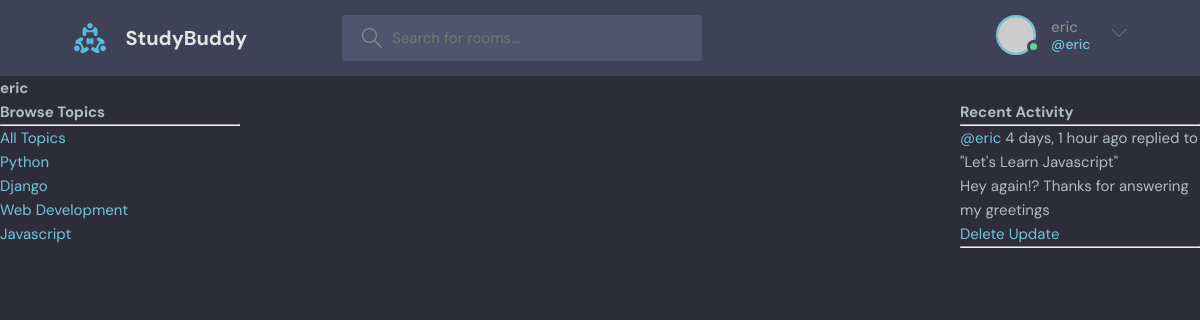
/profile/3 (signed in), run on an earlier commit of the app's database.
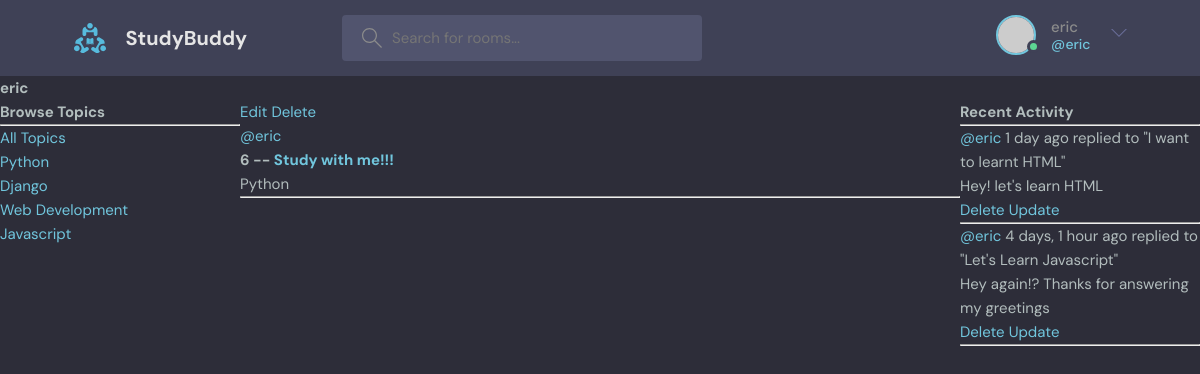
And on a later commit of the database.
### base/models.py (models this page shows, shortened)
class Topic(models.Model):
    name = models.CharField(max_length=200)

class Message(models.Model):
    user = models.ForeignKey(User, on_delete=models.CASCADE)
    room = models.ForeignKey(Room, on_delete=models.CASCADE)
    body = models.TextField()
    updated = models.DateTimeField(auto_now=True)
    created = models.DateTimeField(auto_now_add=True)
    class Meta:
        ordering = ['-updated', '-created']
    def __str__(self):
        return self.body[0:50]

class Room(models.Model):
    host = models.ForeignKey(User, on_delete=models.SET_NULL, null=True)
    topic = models.ForeignKey(Topic, on_delete=models.SET_NULL, null=True)
    name = models.CharField(max_length=200)
    description = models.TextField(null=True, blank=True)
    participants = models.ManyToManyField(User, related_name='participants', blank=True)
    updated = models.DateTimeField(auto_now=True)
    created = models.DateTimeField(auto_now_add=True)
    class Meta:
        ordering = ['-updated', '-created']
    def __str__(self):
        return self.name

### base/views.py (the view)
# urls.py: path('profile/<str:pk>', views.userProfile, name='user-profile'),
def userProfile(request, pk):
    user = User.objects.get(id=pk)
    rooms = user.room_set.all()
    room_messages = user.message_set.all()
    topics = Topic.objects.all()
    context = {'user':user, 'rooms':rooms, 'room_messages': room_messages, 'topics': topics}
    return render(request, 'base/profile.html', context)

### base/templates/base/profile.html (shortened to what this page needs)
{% extends 'main.html' %}
{% block content %}
<h1>{{user.username}}</h1>
<div class="profile-container">
    <div>
        {% include 'base/topics_component.html' %}
    </div>
    <div>
        {% include 'base/feed_component.html' %}
    </div>
    <div>
        {% include 'base/activity_component.html' %}
    </div>
</div>
{% endblock content %}

### base/templates/base/topics_component.html
    <h3>Browse Topics</h3>
        <hr>
        <div>
            <a href="{% url 'home' %}">All Topics</a>
        </div>
        {% for topic in topics %}
            <div>
                <a href="{% url 'home' %}?q={{topic.name}}">{{topic.name}}</a>
            </div>
        {% endfor %}

### base/templates/base/feed_component.html
<div>
    {% for room in rooms %}
        <div>
            {% if request.user == room.host %}
            <a href="{% url 'update-room' room.id %}">Edit</a>
            <a href="{% url 'delete-room' room.id %}">Delete</a>
            {% endif %}
            <br>
            <a href="{% url 'user-profile' room.host.id %}">@{{room.host.username}}</a>
            <h3>{{room.id}} -- <a href="{% url 'room' room.id %}">{{room.name}}</a></h3>
            <small>{{room.topic.name}}</small>
            <hr>
        </div>
    {% endfor %}
</div>

### base/templates/base/activity_component.html
    <h3>Recent Activity</h3>
        <hr>
        {% for message in room_messages %}
            <div>
                <small><a href="{% url 'user-profile' message.user.id %}">@{{message.user}} </a> {{message.created|timesince}} ago</small>
                <small>replied to "{{message.room}}"</small>
                <p>{{message}}</p>
                {% if request.user == message.user %}
                    <a href="{% url 'delete-message' message.id %}">Delete</a>
                    <a href="{% url 'update-message' message.id %}">Update</a>
                {% endif %}
                <hr>
            </div>
        {% endfor %}

What changed in the data, as far as the page shows it:
added Room: shows "Edit", host.username "eric", id "6", name "Study with me!!!", topic.name "Python"
added Message: user "eric", created "1 day", room "I want to learnt HTML", body "Hey! let's learn HTML", shows "Delete"
